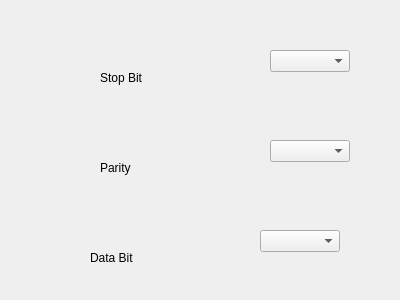
<?xml version="1.0" encoding="UTF-8"?>
<ui version="4.0">
 <class>Form</class>
 <widget class="QWidget" name="Form">
  <property name="geometry">
   <rect>
    <x>0</x>
    <y>0</y>
    <width>400</width>
    <height>300</height>
   </rect>
  </property>
  <property name="windowTitle">
   <string>Form</string>
  </property>
  <widget class="QComboBox" name="comboBox_5">
   <property name="geometry">
    <rect>
     <x>260</x>
     <y>230</y>
     <width>80</width>
     <height>22</height>
    </rect>
   </property>
  </widget>
  <widget class="QLabel" name="label_4">
   <property name="geometry">
    <rect>
     <x>100</x>
     <y>160</y>
     <width>80</width>
     <height>15</height>
    </rect>
   </property>
   <property name="text">
    <string>Parity</string>
   </property>
  </widget>
  <widget class="QLabel" name="label_5">
   <property name="geometry">
    <rect>
     <x>90</x>
     <y>250</y>
     <width>80</width>
     <height>15</height>
    </rect>
   </property>
   <property name="text">
    <string>Data Bit</string>
   </property>
  </widget>
  <widget class="QComboBox" name="comboBox_4">
   <property name="geometry">
    <rect>
     <x>270</x>
     <y>140</y>
     <width>80</width>
     <height>22</height>
    </rect>
   </property>
  </widget>
  <widget class="QComboBox" name="comboBox_3">
   <property name="geometry">
    <rect>
     <x>270</x>
     <y>50</y>
     <width>80</width>
     <height>22</height>
    </rect>
   </property>
  </widget>
  <widget class="QLabel" name="label_3">
   <property name="geometry">
    <rect>
     <x>100</x>
     <y>70</y>
     <width>80</width>
     <height>15</height>
    </rect>
   </property>
   <property name="text">
    <string>Stop Bit</string>
   </property>
  </widget>
 </widget>
 <resources/>
 <connections/>
</ui>
